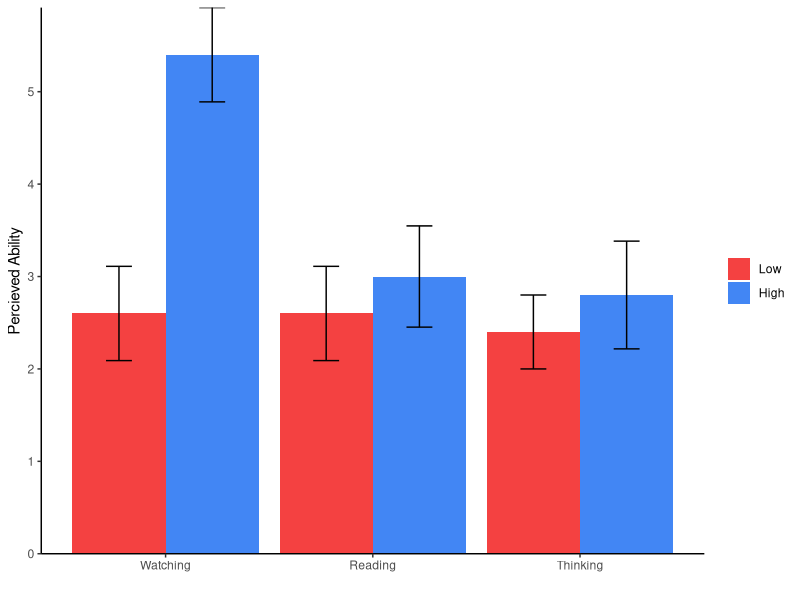
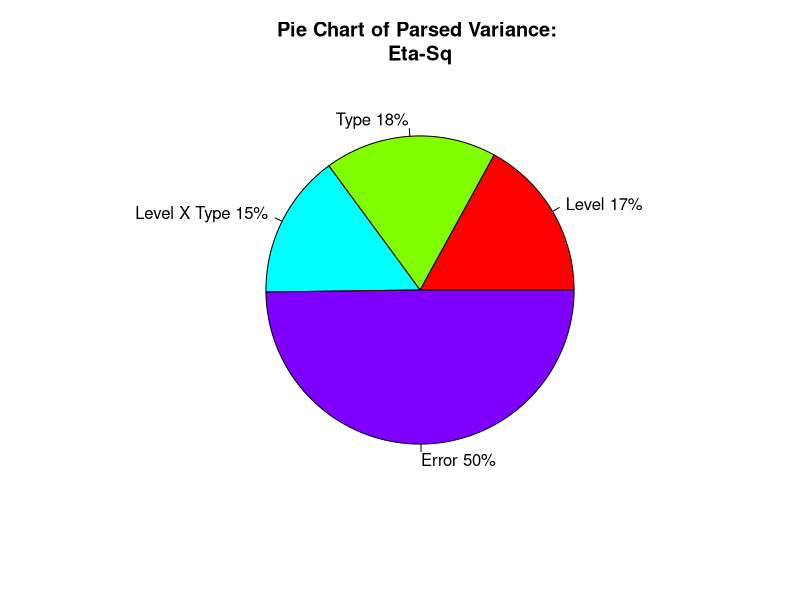
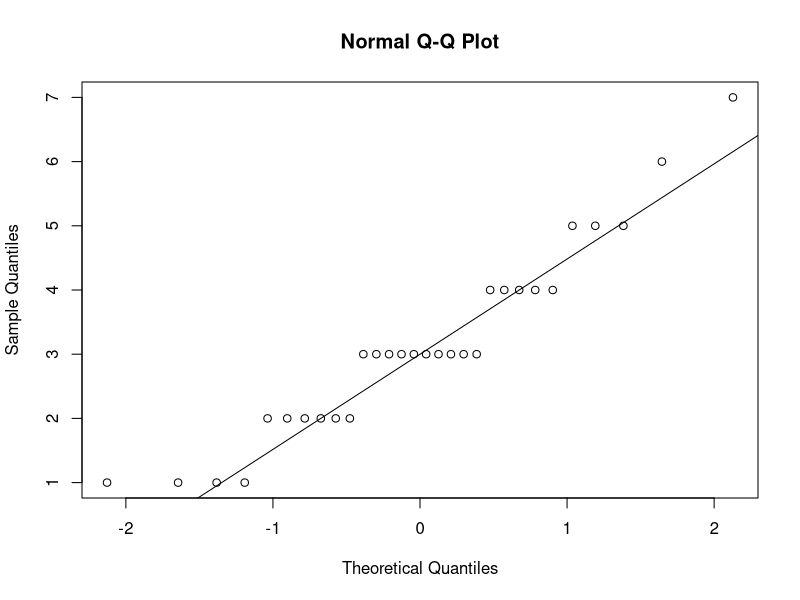

R code for these plots, in order:
## ---- chunk 1
knitr::opts_chunk$set(echo = TRUE)
knitr::opts_chunk$set(message = FALSE)
knitr::opts_chunk$set(warning =  FALSE)
knitr::opts_chunk$set(fig.width=4.25)
knitr::opts_chunk$set(fig.height=4.0)
knitr::opts_chunk$set(fig.align='center') 
knitr::opts_chunk$set(fig.pos = 'H')
knitr::opts_chunk$set(results='hold') 
## ---- chunk 2
n=5; r=2; c=3;
Example.Data<-data.frame(ID=seq(1:(n*r*c)),
          Level=c(rep("Low",(n*c)),rep("High",(n*c))),
          Type=rep(c(rep("Watching",n),rep("Reading",n),rep("Thinking",n)),2),
          Percieved.Ability = c(1,3,3,4,2,3,2,3,1,4,3,3,2,3,1,
                                6,4,7,5,5,5,3,2,3,2,3,2,1,4,4))

# Also, I want to re-set the order using the `factor` command and set the order I want. 
Example.Data$Level<-factor(Example.Data$Level, 
                              levels = c("Low","High"),
                              labels = c("Low","High"))

Example.Data$Type<-factor(Example.Data$Type, 
                              levels = c("Watching","Reading","Thinking"),
                              labels = c("Watching","Reading","Thinking"))

## ---- chunk 3
library(dplyr)
Means.Table<-Example.Data %>%
  group_by(Level,Type) %>%
  summarise(N=n(),
            Means=mean(Percieved.Ability),
            SS=sum((Percieved.Ability-Means)^2),
            SD=sd(Percieved.Ability),
            SEM=SD/N^.5)
knitr::kable(Means.Table, digits = 2) 
# Note remember knitr::kable makes it pretty, but you can just call `Means.Table`
## ---- chunk 4
library(ggplot2)

Plot.1<-ggplot(Means.Table, aes(x = Type, y = Means, group=Level))+
  geom_col(aes(group=Level, fill=Level), position=position_dodge(width=0.9))+
  scale_y_continuous(expand = c(0, 0))+ # Forces plot to start at zero
  geom_errorbar(aes(ymax = Means + SEM, ymin= Means - SEM), 
                position=position_dodge(width=0.9), width=0.25)+ #dodge separates the columns into groups
  scale_fill_manual(values=c("#f44141","#4286f4"))+
  xlab('')+
  ylab('Percieved Ability')+
  theme_bw()+
  theme(panel.grid.major=element_blank(),
        panel.grid.minor=element_blank(),
        panel.border=element_blank(),
        axis.line=element_line(), #this makes the box outline open on top
        legend.title=element_blank())
Plot.1
## ---- chunk 5
library(afex)

ANOVA.JA.Table<-aov_car(Percieved.Ability~Level*Type + Error(ID), 
                  data=Example.Data, return='Anova')
ANOVA.JA.Table
## ---- chunk 6
library(afex)

Nice.JA.Table<-aov_car(Percieved.Ability~Level*Type + Error(ID), 
                  data=Example.Data)
Nice.JA.Table
## ---- chunk 7
SS_level=ANOVA.JA.Table$`Sum Sq`[2]
SS_Type=ANOVA.JA.Table$`Sum Sq`[3]
SS_inter=ANOVA.JA.Table$`Sum Sq`[4]
SS_w=ANOVA.JA.Table$`Sum Sq`[5]
SS_T=SS_level+SS_Type+SS_inter+SS_w

n2_a=SS_level/(SS_T)
n2_b=SS_Type/(SS_T)
n2_axb=SS_inter/(SS_T)
n2_w=SS_w/SS_T

slices <- c(n2_a,n2_b,n2_axb,n2_w) 
lbls <- c("Level", "Type","Level X Type","Error")
pct <- round(slices/sum(slices)*100)
lbls <- paste(lbls, pct) # add percent to labels 
lbls <- paste(lbls,"%",sep="") # ad % to labels 
pie(slices,labels = lbls, col=rainbow(length(lbls)),
  	main="Pie Chart of Parsed Variance: \nEta-Sq")
## ---- chunk 8
library(car)
leveneTest(Percieved.Ability ~ Level*Type, data = Example.Data) 
## ---- chunk 9
qqnorm(Example.Data$Percieved.Ability)
qqline(Example.Data$Percieved.Ability)
## ---- chunk 10
shapiro.test(Example.Data$Percieved.Ability)
